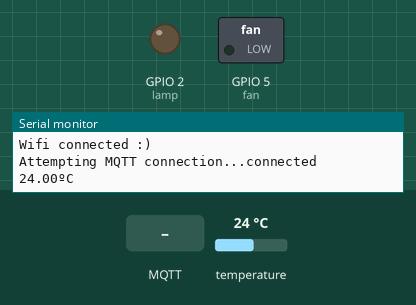
Recording of a program running on a simulated ESP32. Shown: switched loads named in the program (green lamp = pin HIGH), output pins drawn as LEDs (lit = HIGH), the last lines printed to the serial monitor. The inputs (shaded band) are chosen by the test bench; at power-on: temperature 24 °C. WiFi joins after 1.5 s; servers stay silent unless stated; random numbers use the default seed unless the program sets one; no MQTT or app messages arrive unless stated.

Above: at 2.7 s.
2.8 s: MQTT message "1" arrives on the first subscribed topic
At 3.2 s:
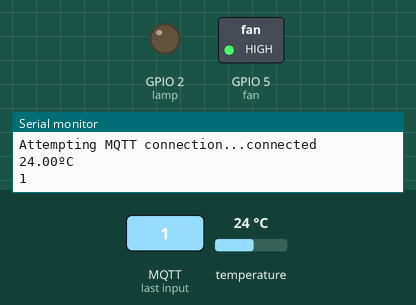
4.3 s: MQTT message "0" arrives on the first subscribed topic
At 5.5 s:
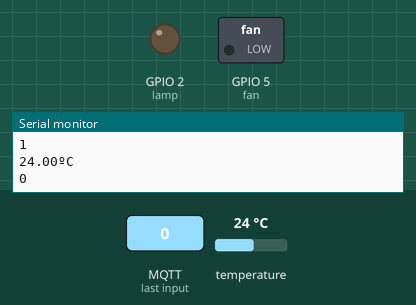
5.8 s: temperature set to 34.3 °C
7.3 s: temperature set to 35.9 °C
At 8.3 s:
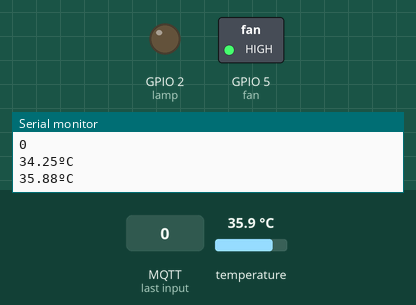
Timing chart, 0 to 10.3 s (numbered marks = the images above; inputs shaded):
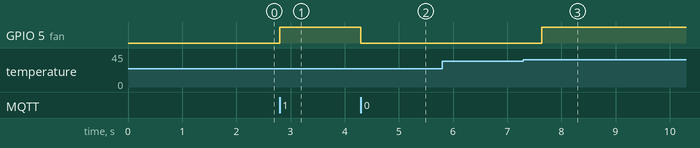

Measured:
- the behaviour switches between 35 and 35.1 °C on temperature (found by bisection; images 2 and 3)
- after the input at 2.8 s, GPIO 5 (fan): LOW → HIGH at once
- after the input at 4.3 s, GPIO 5 (fan): HIGH → LOW at once
- after the input at 7.3 s, GPIO 5 (fan): LOW → HIGH after 0.34 s

The program:

main.cpp
```cpp
#include "main.h"

const char *ssid = "******";
const char *password = "*********";
float temp = 0, last_temp = 0;
double Setpoint = 0, Input, Output, fan_Output, fan_Input;
state STATE;
double Kp = 6, Ki = 5, Kd = 2;
PID myPID(&Input, &Output, &Setpoint, Kp, Ki, Kd, DIRECT);
PID fan_PID(&fan_Input, &fan_Output, &Setpoint, Kp, Ki, Kd, DIRECT);
OneWire oneWire(oneWireBus);
DallasTemperature sensors(&oneWire);

void setup_wifi()
{
  Serial.print("Connecting to ");
  Serial.println(ssid);
  WiFi.begin(ssid, password);
  while (WiFi.status() != WL_CONNECTED)
  {
    delay(500);
    Serial.print(".");
  }
  randomSeed(micros());
  Serial.println("");
  Serial.println("WiFi connected");
  Serial.println("IP address: ");
  Serial.println(WiFi.localIP());
}

void setup()
{
  Serial.begin(115200);
  STATE = Stop;
  WifiManager();
  // setup_wifi();
  sensors.begin();
  client.setServer(MQTT_SERVER, MQTT_PORT);
  client.setCallback(callback);
  connect_to_broker();
  myPID.SetMode(AUTOMATIC);
  myPID.SetOutputLimits(100, 1024);
  fan_PID.SetMode(AUTOMATIC);
  fan_PID.SetOutputLimits(50, 255);
  analogWriteFreq(freq);
  analogWriteResolution(10);
  temp = sensors.getTempCByIndex(0);
}

void loop()
{
  client.loop();
  static unsigned long prev_temp_time = 0;
  static unsigned long prev_fan_time = 0;
  static unsigned long prev_mqtt_time = 0;
  static unsigned long prev_lamp_time = 0;

  if ((millis() - prev_temp_time) >= 1000)
  {
    sensors.requestTemperatures();
    float temperatureC = sensors.getTempCByIndex(0);
    temp = temperatureC;
    Serial.print(temperatureC);
    Serial.println("ºC");
    prev_temp_time = millis();
  }
  switch (STATE)
  {
  case Running:
    // Serial.println("Running Lamp");
    if ((millis() - prev_lamp_time) >= 1000)
    {
      Input = temp;
      if (Input == -127)
        Input = last_temp;
      // Serial.println(Input);
      if (Input < Setpoint + 5)
      {
        myPID.Compute();
        // Serial.printf("input: %f, output: %f\n", Input, Output);
        // ledcWrite(lampChannel, (uint32_t)Output);
        analogWrite(lamp, Output);
      }
      else if (Input > Setpoint + 5)
      {
        analogWrite(lamp, 0);
      }
      prev_lamp_time = millis();
    }
    if ((millis() - prev_fan_time) >= 1000)
    {
      fan_Input = temp;
      analogWriteResolution(8);
      // Serial.printf("Fan: %f\n", fan_Input);
      if (fan_Input > (Setpoint + 2) && fan_Input < (Setpoint + 10))
      {
        fan_PID.Compute();
        analogWrite(fan, fan_Output);
        Serial.println("Fan is running");
      }
      else if (fan_Input > (Setpoint + 10))
      {
        analogWrite(fan, 255);
      }
      else if (fan_Input <= Setpoint)
      {
        analogWrite(fan, 0);
      }
      prev_fan_time = millis();
    }
    last_temp = temp;
    break;
  case Stop:
    analogWrite(lamp, 0);
    if (temp > 35 && temp != -127)
      analogWrite(fan, 255);
    else
      analogWrite(fan, 0);
    break;
  }
  if ((millis() - prev_mqtt_time) >= 1000)
  {
    client.publish(MQTT_CURRENT_TEMP_TOPIC, String(temp).c_str());
    prev_mqtt_time = millis();
  }
}
```

main.h
```cpp
#if !defined(MAIN_H)
#define MAIN_H

#include <Arduino.h>
#include <OneWire.h>
#include <DallasTemperature.h>
#include "PID_v1.h"
#include <WiFiManager.h>
#include <ESP8266WiFi.h>
#include <PubSubClient.h>

#define oneWireBus (4)
#define lamp (2)
#define fan (5)

#define freq 2000

#define MQTT_SERVER "Your MQTT server IP"
#define MQTT_PORT 1883
#define MQTT_USER "mqtt_user"
#define MQTT_PASSWORD "mqtt_password"
#define MQTT_CURRENT_TEMP_TOPIC "CurrentTemp"
#define MQTT_ACTION_TOPIC "action"
#define MQTT_SET_TEMP_TOPIC "SetTemp"

extern WiFiClient espClient;
extern PubSubClient client;
extern OneWire oneWire;
extern DallasTemperature sensors;
// extern TimerHandle_t tmr1_h;
// extern QueueHandle_t xTemp;

enum state
{
  Running,
  Stop
};

extern state STATE;
extern double Setpoint, Input, Output, fan_Output, fan_Input;
extern float temp;

void WifiManager();
void connect_to_broker();
void callback(char *topic, byte *payload, unsigned int length);
// void createTempQueue();
// void calculate_PWM(void *arg);
// void fan_PWM(void *arg);
// void get_temp_task(void *arg);
// void mqtt_task(void *arg);

#endif // MAIN_H
```

hardware.cpp
```cpp
#include "main.h"

// TimerHandle_t tmr1_h = NULL;
// QueueHandle_t xTemp = NULL;

// void createTempQueue()
// {
//   xTemp = xQueueCreate(3, sizeof(temp));
// }

// void get_temp_task(void *arg)
// {
//   while (1)
//   {
//     sensors.requestTemperatures();
//     float temperatureC = sensors.getTempCByIndex(0);
//     xQueueSend(xTemp, (void *)&temperatureC, (TickType_t)0);
//     xQueueSend(xTemp, (void *)&temperatureC, (TickType_t)0);
//     xQueueSend(xTemp, (void *)&temperatureC, (TickType_t)0);
//     Serial.print(temperatureC);
//     Serial.println("ºC");
//     vTaskDelay(1000 / portTICK_PERIOD_MS);
//   }
// }

// void calculate_PWM(void *arg)
// {
//   double Kp = 6, Ki = 5, Kd = 2;
//   PID myPID(&Input, &Output, &Setpoint, Kp, Ki, Kd, DIRECT);
//   float temp_rev = 0, last_temp = 0;
//   myPID.SetMode(AUTOMATIC);
//   myPID.SetOutputLimits(100, 1024);
//   while (1)
//   {
//     switch (STATE)
//     {
//     case Running:
//       // Serial.println("Running Lamp");
//       if (xQueueReceive(xTemp, &temp_rev, (TickType_t)0) == pdTRUE)
//       {
//         Input = temp_rev;
//         if (Input == -127)
//           Input = last_temp;
//         // Serial.println(Input);
//         if (Input < Setpoint + 5)
//         {
//           myPID.Compute();
//           // Serial.printf("input: %f, output: %f\n", Input, Output);
//           ledcWrite(lampChannel, (uint32_t)Output);
//         }
//         else if (Input > Setpoint + 5)
//         {
//           ledcWrite(lampChannel, 0);
//         }
//         last_temp = temp_rev;
//       }
//       break;
//     case Stop:
//       ledcWrite(lampChannel, 0);
//       break;
//     }
//     // ledcWrite(lampChannel, 512);
//     vTaskDelay(1000 / portTICK_PERIOD_MS);
//   }
// }

// void fan_PWM(void *arg)
// {
//   double Kp = 6, Ki = 5, Kd = 2;
//   PID fan_PID(&fan_Input, &fan_Output, &Setpoint, Kp, Ki, Kd, DIRECT);
//   float temp_rev = 0;
//   fan_PID.SetMode(AUTOMATIC);
//   fan_PID.SetOutputLimits(50, 255);
//   while (1)
//   {
//     switch (STATE)
//     {
//     case Running:
//       if (xQueueReceive(xTemp, &temp_rev, (TickType_t)0) == pdTRUE)
//       {
//         fan_Input = temp_rev;
//         // Serial.printf("Fan: %f\n", fan_Input);
//         if (fan_Input > (Setpoint + 2) && fan_Input < (Setpoint + 10))
//         {
//           fan_PID.Compute();
//           ledcWrite(fanChannel, fan_Output);
//           Serial.println("Fan is running");
//         }
//         else if (fan_Input > (Setpoint + 10))
//         {
//           ledcWrite(fanChannel, 255);
//         }
//         else if (fan_Input <= Setpoint)
//         {
//           ledcWrite(fanChannel, 0);
//         }
//       }
//       break;

//     case Stop:
//       if (xQueueReceive(xTemp, &temp_rev, (TickType_t)0) == pdTRUE)
//       {
//         if (temp_rev > 35 && temp_rev != -127)
//           ledcWrite(fanChannel, 255);
//         else
//           ledcWrite(fanChannel, 0);
//       }
//       break;
//     }
//     // ledcWrite(fanChannel, 120);
//     vTaskDelay(1010 / portTICK_PERIOD_MS);
//   }
// }
```

wifi_mqtt.cpp
```cpp
#include "main.h"

WiFiClient espClient;
PubSubClient client(espClient);

void WifiManager()
{
  WiFi.mode(WIFI_STA);
  WiFiManager wm;
  wm.resetSettings();
  // wm.setSTAStaticIPConfig(IPAddress(192, 168, 1, 39), IPAddress(192, 168, 1, 1), IPAddress(255, 255, 255, 0));
  bool res;
  res = wm.autoConnect("Demo", "86868686");
  if (!res)
  {
    Serial.println("Failed to connect");
    // ESP.restart();
  }
  else
  {
    // if you get here you have connected to the WiFi
    Serial.println("Wifi connected :)");
  }
}

void connect_to_broker()
{
  while (!client.connected())
  {
    Serial.print("Attempting MQTT connection...");
    String clientId = "nodeWiFi32";
    clientId += String(random(0xffff), HEX);
    if (client.connect(clientId.c_str(), MQTT_USER, MQTT_PASSWORD))
    {
      Serial.println("connected");
      client.subscribe(MQTT_ACTION_TOPIC);
      client.subscribe(MQTT_SET_TEMP_TOPIC);
    }
    else
    {
      Serial.print("failed, rc=");
      Serial.print(client.state());
      Serial.println(" try again in 2 seconds");
      delay(2000);
    }
  }
}

void callback(char *topic, byte *payload, unsigned int length)
{
  char chars[length + 1];
  memcpy(chars, payload, length);
  chars[length] = '\0';
  if (strcmp(topic, "action") == 0)
  {
    Serial.println(chars);
    if (*chars == '1')
      STATE = Running;
    if (*chars == '0')
      STATE = Stop;
  }
  if (strcmp(topic, "SetTemp") == 0)
  {
    Setpoint = atof(chars);
    Serial.println(Setpoint);
  }
}

// void mqtt_task(void *arg)
// {

//   float buf, last_buf = 0;
//   while (1)
//   {
//     client.loop();
//     if (xQueueReceive(xTemp, (void *)&buf, (TickType_t)0) == pdTRUE)
//     {
//       if (buf == -127)
//         buf = last_buf;
//       client.publish(MQTT_CURRENT_TEMP_TOPIC, String(buf).c_str());
//       last_buf = buf;
//     }
//     vTaskDelay(1100 / portTICK_PERIOD_MS);
//   }
// }
```
